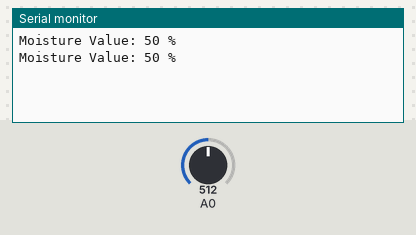
Simulated run of this sketch. Board: Arduino Uno, built with avr-gcc and run on an emulated ATmega328P. Shown: the last lines printed to the serial monitor. The inputs (shaded band) are chosen by the test bench; at power-on: A0 = 512.

Above: at 1.8 s.
1.9 s: A0 set to 716
At 2.8 s:
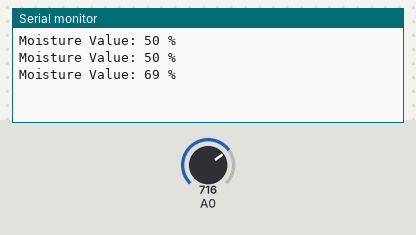
3.4 s: A0 set to 900
At 4.6 s:
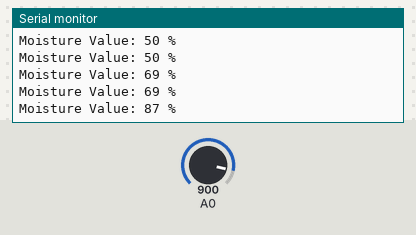
Timing chart, 0 to 6.4 s (numbered marks = the images above; inputs shaded):
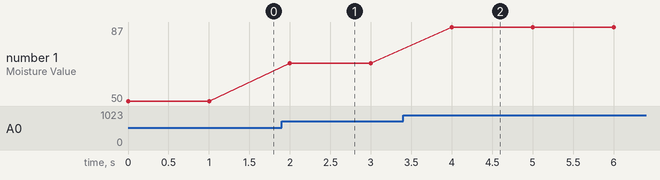

The sketch:

iWaterPlant-RGB.ino
```cpp
void setup() {
  // Serial starts
  Serial.begin(9600);
}

void loop() {
  int moistureValue;
  int moisturePercentage;

  moistureValue = analogRead(A0);

  moisturePercentage = map(moistureValue, 0, 1024, 0, 100);

  Serial.print("Moisture Value: ");
  Serial.print(moisturePercentage);
  Serial.println(" %");

  delay(1000);
}
```

Measured:
- after the input at 1.9 s, the serial monitor: prints a new line after 0.10 s (image 1)
- after the input at 3.4 s, the serial monitor: prints a new line after 0.60 s (image 2)
- plotted number 1: 50 → 69 after the input at 1.9 s, 69 → 87 after the input at 3.4 s
